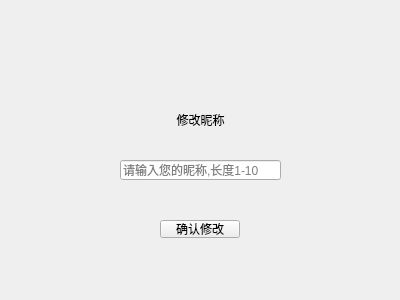
<?xml version="1.0" encoding="UTF-8"?>
<ui version="4.0">
 <class>changeUserName</class>
 <widget class="QWidget" name="changeUserName">
  <property name="geometry">
   <rect>
    <x>0</x>
    <y>0</y>
    <width>400</width>
    <height>300</height>
   </rect>
  </property>
  <property name="windowTitle">
   <string>Form</string>
  </property>
  <widget class="QLabel" name="NAMEtitle">
   <property name="geometry">
    <rect>
     <x>170</x>
     <y>110</y>
     <width>61</width>
     <height>20</height>
    </rect>
   </property>
   <property name="text">
    <string>修改昵称</string>
   </property>
   <property name="alignment">
    <set>Qt::AlignCenter</set>
   </property>
  </widget>
  <widget class="QLineEdit" name="nameInput">
   <property name="geometry">
    <rect>
     <x>120</x>
     <y>160</y>
     <width>161</width>
     <height>20</height>
    </rect>
   </property>
   <property name="placeholderText">
    <string>请输入您的昵称,长度1-10</string>
   </property>
  </widget>
  <widget class="QPushButton" name="sureButton">
   <property name="geometry">
    <rect>
     <x>160</x>
     <y>220</y>
     <width>80</width>
     <height>18</height>
    </rect>
   </property>
   <property name="text">
    <string>确认修改</string>
   </property>
  </widget>
 </widget>
 <resources/>
 <connections/>
</ui>
